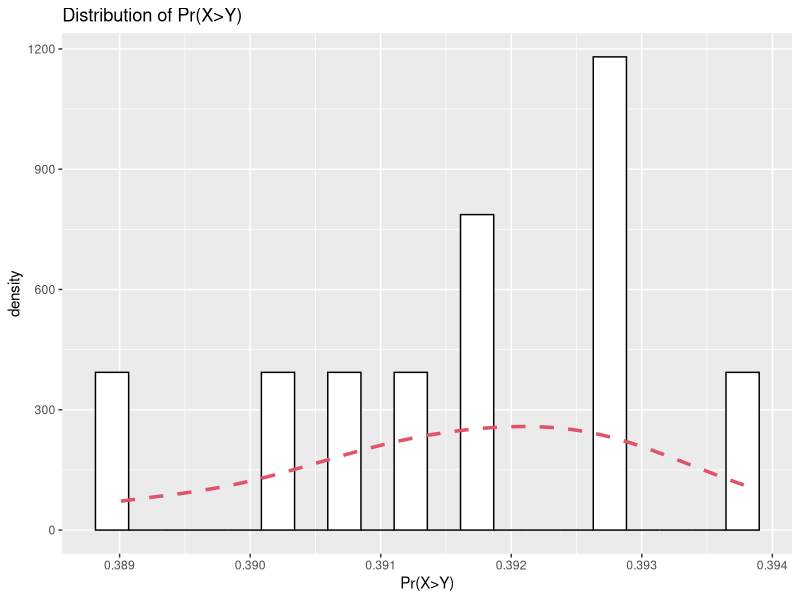
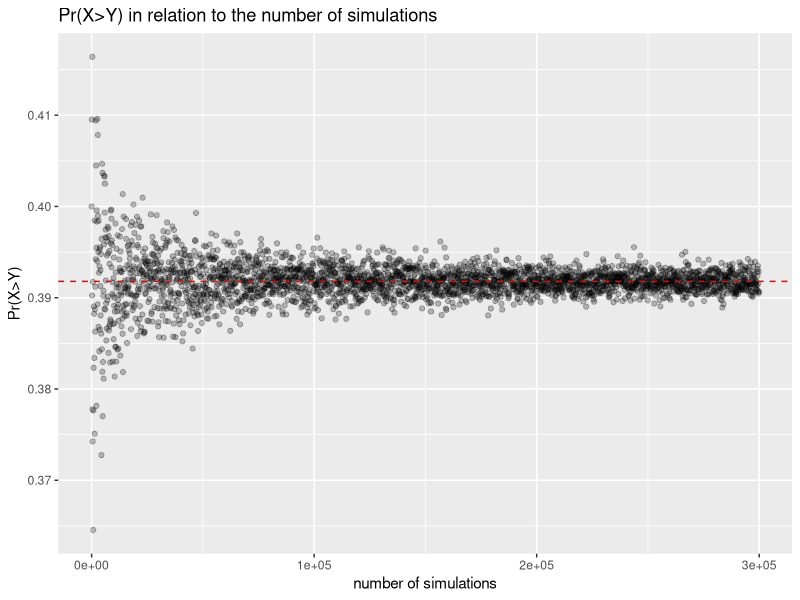
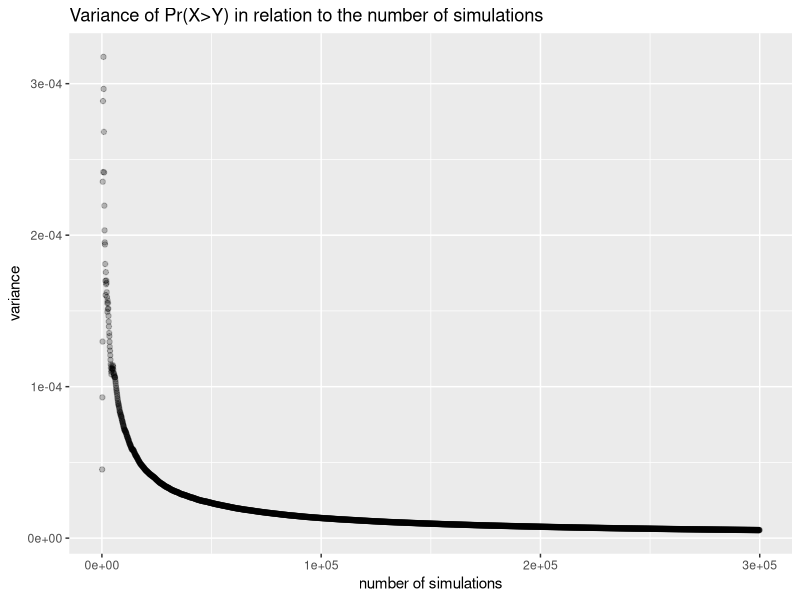

Here is the R script that generated these plots, in order:
## ---- chunk 1

library(tidyverse)
library(parallel)

## ---- chunk 2

set.seed(0911)

probability_calculator <- function(n) {

  X <- rnorm(n, mean = 4, sd = sqrt(10))
  Y <- runif(n, min = 2, max = 8)

  # Calculating Pr(X>Y)
  Pr_hat <- sum(X > Y) / n
  
  output <- list(X = X,
                 Y = Y, 
                 Pr_hat = Pr_hat)
  
  return(output)
}


results <- probability_calculator(100000)

print(results[3])

## ---- chunk 3
# creating function for bootstrap, using 8 cores (for completeness only).
bootstrap_multicore <- function(n_straps, vec1 = X, vec2 = Y) {
prob_vector <- unlist(mclapply(1:n_straps, function(n = n, vec1 = X, vec2 = Y) {
  resX <- vec1[sample(1 : length(vec1), length(vec1), replace = TRUE)]
  resY <- vec2[sample(1 : length(vec2), length(vec2), replace = TRUE)]
  
  Prob <- sum(resX > resY) / length(resX)
  return(Prob)
}, mc.cores = 8))
return(prob_vector)
}

## ---- chunk 4
# set seed for reproducibility



X <- unlist(results[1])
Y <- unlist(results[2])

#!!! as I use 10,000 bootstraps, computation can take some time!!!
prob_vec <- bootstrap_multicore(n_straps = 10) 


## ---- chunk 5
quantile(prob_vec, c(0.025, 0.5, 0.975))
## ---- chunk 6
df_probabilities <- as.data.frame(prob_vec)

df_probabilities %>% 
ggplot(aes(x = prob_vec)) +
  geom_histogram(aes (y = ..density..),
                 bins = 20,
                 colour = 1,
                 fill = "white")+
  geom_density(lwd = 1.2,
               linetype = 2,
               colour = 2)+
  xlab("Pr(X>Y)")+
  ggtitle("Distribution of Pr(X>Y)")
  
## ---- chunk 7
RNGkind("L'Ecuyer-CMRG")
set.seed(149)

n_deviates <- seq(5, 300000, by = 100)

prob <- unlist(mclapply(n_deviates, function(i) {
  
    x <- rnorm(i, mean = 4, sd = sqrt(10))
    y <- runif(i, min = 2, max = 8)
    
    prob <- sum(x>y) / length(x)
    deviates <- i
    

    
    return(prob)

}, mc.cores = 8, mc.set.seed = TRUE)
)


  
## ---- chunk 8
results_1.3 <- data.frame(prob, n_deviates)


results_1.3 %>% 
  ggplot(aes(x = n_deviates, y = prob)) +
  geom_point(alpha = 1/4)+
  geom_hline(yintercept = median(prob), colour = "red", lty='dashed', lwd=0.5)+
  ylab("Pr(X>Y)")+
  xlab("number of simulations")+
  ggtitle("Pr(X>Y) in relation to the number of simulations")
## ---- chunk 9

variance <- c()

for (i in 1 : (length(prob) - 1)) {
  variance[i] <- var(prob[1 : (i + 1)])
}

results_1.3.2 <- data.frame(variance, n_deviates[2:3000])

results_1.3.2 %>% 
  ggplot(aes(x = n_deviates.2.3000., y = variance))+
  geom_point(alpha = 1/4)+
  ylab("variance")+
  xlab("number of simulations")+
  ggtitle("Variance of Pr(X>Y) in relation to the number of simulations")
  

## ---- chunk 10
# function for simulating the tournament
tournament_sim <- function(p_win) {
  p_loss <- 1 - p_win #loss rate
  outcome <- c("win", "loss") 
  results_storage <- c() #empty vector for storing match results

# as you never play more than 9 games 
# (6 wins + 3 losses (=9) or 2 losses and 7 wins (=9))
for (i in 1 : 9) {
  
  # simulating matches with sampling from c("win", "loss") with given
  # probabilities and replacement. 
  # Adding the result to storage vector.
  results_storage <- c(sample(outcome, size = 1,
                            replace = TRUE,
                            prob = c(p_win, p_loss)), results_storage)
  
  # Conditions for winning or loosing the tournament  
    if (length(results_storage[results_storage == "win"]) == 7) {
      break
    }
  
    if (length(results_storage[results_storage == "loss"]) == 3) {
      break
   }
  }

  #binding output together as a list
  output <- list(played_matches = length(results_storage),
                 match_results = results_storage,
                 overview = table(results_storage))
  
  return(output)
}
## ---- chunk 11
# declaring p
p <- 0.75

set.seed(0911)
#simulations one tournament
results <- tournament_sim(p_win = p)
## ---- chunk 12
results$match_results
## ---- chunk 13
results$overview
## ---- chunk 14
results$played_matches
## ---- chunk 15
# Alternating the sim function so that output is solely the
# number of played games
n_games <- function(p_win) {
  p_loss <- 1 - p_win 
  outcome <- c("win", "loss") 
  results_storage <- c()

  for (i in 1 : 9) {
  
    results_storage <- c(sample(outcome, size = 1,
                              replace = TRUE,
                              prob = c(p_win, p_loss)), results_storage)
  
      if (length(results_storage[results_storage == "win"]) == 7) {
        break
      }
  
      if (length(results_storage[results_storage == "loss"]) == 3) {
        break
    }
  }

  played_matches  <-  length(results_storage)
  
  return(played_matches)
}


## ---- chunk 16
# generating storage matrix
win_rates <- seq(from = 0.1, to = 0.90, by = 0.1)

storage <- matrix(nrow = length(win_rates), ncol = 1000)

## ---- chunk 17


store <- c(rep(NA,10))


store <- mclapply(1:11, function(i){
   n_games(0.1)
  })
